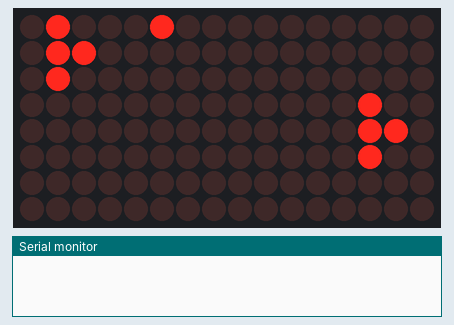
Recording of a sketch running on a simulated ATtiny85, built with avr-gcc and run on an emulated ATtiny85. On the bench: 16×8 LED matrix, the last lines printed to the serial monitor.

Above: at 0.06 s.
At 0.48 s:
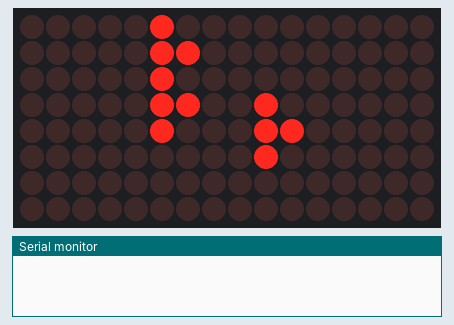
At 0.91 s:
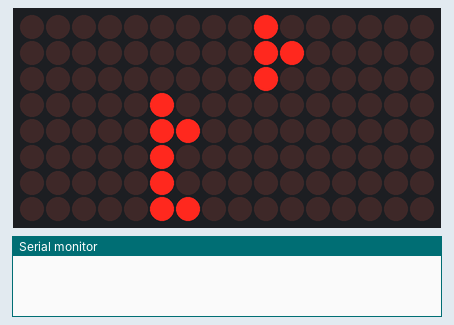
At 1.7 s:
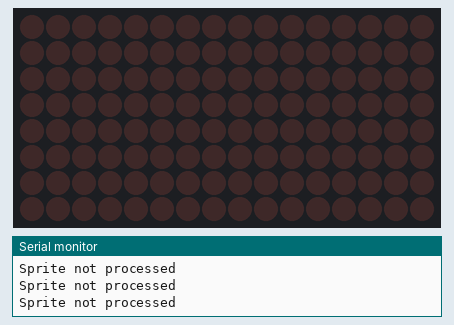
At 2.93 s:
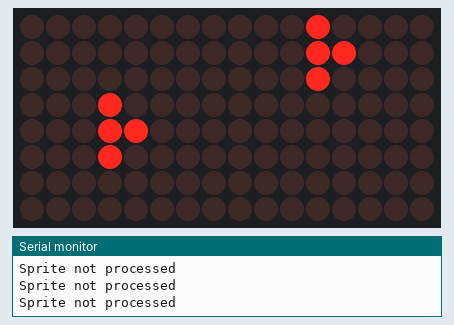
At 4.26 s:
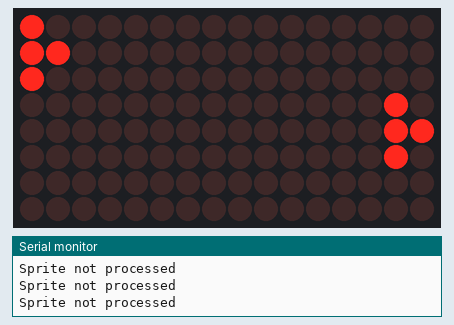

Measured:
- by itself, everything shown: repeats every 4.5 s, in 32 steps
- what the display in image 3 shows lasts 0.9 s, from 1.6 s to 2.5 s
- what the display in image 5 shows lasts 0.4 s, from 4.1 s to 4.5 s

The sketch:

MAXNGC6822.ino
```cpp
// (licence header left out)
#include "Arduino.h"
#include "LedControl.h"

#include "GlobalConstants.h"

#include "Display.h"
#include "Sprite.h"


Display mainDisplay = Display();
Sprite testSprite = Sprite(0x8C80, positionMake(0, 0), true);
Sprite testSprite2 = Sprite(0x8C80, positionMake(14, 3), true);
Sprite testSprite3 = Sprite(0x8C80, positionMake(5, -3), true);

void setup() {

   // Serial.begin(9600);

   // mainDisplay.test();


}

void loop() {

    for (int pos = 0; pos < 18; pos++) {

        testSprite.moveSprite(1, 0);
        testSprite2.moveSprite(-1, 0);
        testSprite3.moveSprite(0, 1);
        mainDisplay.clearDisplayMemory();
        mainDisplay.drawSprite(testSprite);
        mainDisplay.drawSprite(testSprite2);
        mainDisplay.drawSprite(testSprite3);
        mainDisplay.update();
        delay(100);

    }

    delay(300);

    for (int pos = 0; pos < 18; pos++) {

        testSprite.moveSprite(-1, 0);
        testSprite2.moveSprite(1, 0);
        testSprite3.moveSprite(0, -1);
        mainDisplay.clearDisplayMemory();
        mainDisplay.drawSprite(testSprite);
        mainDisplay.drawSprite(testSprite2);
        mainDisplay.drawSprite(testSprite3);
        mainDisplay.update();
        delay(100);

    }

    delay(300);
}
```

Display.cpp
```cpp
// (licence header left out)
#include "Display.h"
#include <array>

Display::Display() {

    _ledControl = new LedControl(12, 11, 10, 2);

    for (int displayIndex = 0; displayIndex < 2; displayIndex++) {
        _ledControl->shutdown(displayIndex, false);
        _ledControl->setIntensity(displayIndex, 5);
    }

    clearDisplay();

    currentDisplayBounds = displayBounds();
}


void Display::draw(Sprite *sprites) {

    clearDisplay();

    for (int spriteIndex = 0; spriteIndex < kMaxNumberOfSprites; spriteIndex++) {

            if (sprites[spriteIndex].isSpriteEnabled() && sprites[spriteIndex].isSpriteInDisplayBounds()) {

                //draw sprite

                bounds spriteBounds = sprites[spriteIndex].getSpriteBounds();
                bounds _displayBounds = displayBounds();

                int startDisplayLine = spriteBounds.topEdge < _displayBounds.topEdge ? _displayBounds.topEdge : spriteBounds.topEdge;
                int endDisplayLine = spriteBounds.bottomEdge > _displayBounds.bottomEdge ? _displayBounds.bottomEdge : spriteBounds.bottomEdge;

                for (int lineIndex = startDisplayLine; lineIndex <= endDisplayLine; lineIndex++) {

                    byte leftDisplayLine = lowByte(_displayLines[lineIndex]);
                    byte rightDisplayLine = highByte(_displayLines[lineIndex]);

                    byte spriteTextureLine = sprites[spriteIndex].getTextureLineAtIndex(lineIndex - spriteBounds.topEdge);
                    leftDisplayLine = leftDisplayLine | spriteTextureLine >> spriteBounds.leftEdge;
                    rightDisplayLine = rightDisplayLine | spriteTextureLine >> spriteBounds.leftEdge;

                    word displayLine = displayLine | leftDisplayLine << 8 | rightDisplayLine;

                    _displayLines[lineIndex] = displayLine;


                }

            }

    }
}


void Display::drawSprite(Sprite sprite) {

    if (sprite.isSpriteEnabled() && sprite.isSpriteInDisplayBounds()) {

        //draw sprite

        bounds spriteBounds = sprite.getSpriteBounds();
        bounds _displayBounds = displayBounds();

        int startDisplayLine = spriteBounds.topEdge < _displayBounds.topEdge ? _displayBounds.topEdge : spriteBounds.topEdge;
        int endDisplayLine = spriteBounds.bottomEdge > _displayBounds.bottomEdge ? _displayBounds.bottomEdge : spriteBounds.bottomEdge;

        for (int lineIndex = startDisplayLine; lineIndex < endDisplayLine; lineIndex++) {


            byte spriteTextureLine = sprite.getTextureLineAtIndex(lineIndex - spriteBounds.topEdge);

            word spriteTextureLineDisplayWidth = spriteTextureLine << 8;

            word displayLine = _displayLines[lineIndex];


            if (spriteBounds.leftEdge >= 0) {

                displayLine = displayLine | spriteTextureLineDisplayWidth >> spriteBounds.leftEdge;

            } else {

                displayLine = displayLine | spriteTextureLineDisplayWidth << abs(spriteBounds.leftEdge);
            }

            _displayLines[lineIndex] = displayLine;

        }

    } else {


         Serial.println("Sprite not processed");

    }

}

void Display::update(){


    for (int lineIndex = 0; lineIndex < 8; lineIndex++) {

        byte leftDisplayLine = highByte(_displayLines[lineIndex]);
        byte rightDisplayLine = lowByte(_displayLines[lineIndex]);

        _ledControl->setRow(0, lineIndex, leftDisplayLine);
        _ledControl->setRow(1, lineIndex, rightDisplayLine);
    }


}

void Display::clearDisplay() {

    for (int lineIndex = 0; lineIndex < 8; lineIndex++) {

        _displayLines[lineIndex] = 0;
    }

    for (int displayIndex = 0; displayIndex < getDisplaysCount(); displayIndex++) {

        _ledControl->clearDisplay(displayIndex);
    }


}

void Display::clearDisplayMemory() {

    for (int lineIndex = 0; lineIndex < 8; lineIndex++) {

        _displayLines[lineIndex] = 0;
    }

}

void Display::test(){

    for (int displayIndex = 0; displayIndex < getDisplaysCount(); displayIndex++) {

        for (int lineIndex = 0; lineIndex < 8; lineIndex++) {


            _ledControl->setRow(displayIndex, lineIndex, B11111111);
            delay(50);
            _ledControl->setRow(displayIndex, lineIndex, B00000000);

        }
    }

}


int Display::getDisplaysCount() {

    return _ledControl->getDeviceCount();
}
```

Display.h
```cpp
// (licence header left out)
#ifndef __MAXNGC6822__Display__
#define __MAXNGC6822__Display__

//#include <stdio.h>

#include <Arduino.h>
#include "GlobalConstants.h"
#include "LedControl.h"
#include "Sprite.h"

class Display {

public:

    Display();

    void draw(Sprite *sprites);

    void drawSprite(Sprite sprite);
    void update();

    void test();
    void clearDisplay();
    void clearDisplayMemory();

    int getDisplaysCount();


private:

    LedControl* _ledControl;
    word _displayLines[8];
    bounds currentDisplayBounds;


};

#endif /* defined(__MAXNGC6822__Display__) */
```

Engine.cpp
```cpp
// (licence header left out)
#include "Engine.h"
```

Engine.h
```cpp
// (licence header left out)
#ifndef __MAXNGC6822__Engine__
#define __MAXNGC6822__Engine__

//#include <stdio.h>
#include <Arduino.h>
#include "GlobalConstants.h"
#include "Sprite.h"
#include "Display.h"

class Engine {

public:

private:

    Sprite _sprites[kMaxNumberOfSprites];


};

#endif /* defined(__MAXNGC6822__Engine__) */
```

GlobalConstants.cpp
```cpp
// (licence header left out)
#include "GlobalConstants.h"
```

GlobalConstants.h
```cpp
// (licence header left out)
#ifndef __MAXNGC6822__GlobalConstants__
#define __MAXNGC6822__GlobalConstants__

//#include <stdio.h>


#define kMaxNumberOfSprites     20

#define kSpriteWidth            4
#define kSpriteHeight           4

#define kDisplayWidth           16
#define kDisplayHeight          8


//position
struct position {
    int x, y;
};


static inline position positionMake(int x, int y){

    position position;
    position.x = x;
    position.y = y;

    return position;
}

//bounds
struct bounds {
    int leftEdge;
    int rightEdge;
    int bottomEdge;
    int topEdge;
};

static inline bounds boundsMake(int originX, int originY, int width, int  height){

    bounds resultBounds;
    resultBounds.leftEdge = originX;
    resultBounds.topEdge = originY;
    resultBounds.rightEdge = originX + width;
    resultBounds.bottomEdge = originY + height;

    return resultBounds;
}

static inline bounds displayBounds() {

    return boundsMake(0, 0, kDisplayWidth, kDisplayHeight);

}


#endif /* defined(__MAXNGC6822__GlobalConstants__) */
```

Sprite.cpp
```cpp
// (licence header left out)
#include "Sprite.h"

Sprite::Sprite(){

    //basic constructor

    _texture = 0;
    _position = positionMake(0, 0);
    _bounds = boundsMake(_position.x, _position.y, kSpriteWidth, kSpriteHeight);
    _enabled = false;


}

Sprite::Sprite(const Sprite &my){

    //copy constructor

    _texture = my._texture;
    _position = my._position;
    _bounds = my._bounds;
    _enabled = my._enabled;
}

Sprite::Sprite(word texture, position position, bool enabled) {

    //advanced constructor

    _texture = texture;
    _position = position;
    _bounds = boundsMake(_position.x, _position.y, kSpriteWidth, kSpriteHeight);
    _enabled = enabled;

}

void Sprite::setSpriteTexture(word texture) {

    _texture = texture;

}

word Sprite::getSpriteTexture() {

    return _texture;
}

void Sprite::setSpritePosition(position position) {

    _position = position;
}


position Sprite::getSpritePosition() {

    return _position;
}

void Sprite::setSpriteEnabled(bool enabled) {

    _enabled = enabled;
}

bool Sprite::isSpriteEnabled(){

    return _enabled;
}

bounds Sprite::getSpriteBounds() {

    return _bounds;
}

byte Sprite::getTextureLineAtIndex(byte index) {

    switch (index) {
        case 0:
            return highByte(_texture) & B11110000;
            break;

        case 1:
            return (highByte(_texture) & B00001111) << 4;
            break;

        case 2:
            return lowByte(_texture) & B11110000;
            break;

        case 3:
            return (lowByte(_texture) & B00001111) << 4;
            break;

        default:
            return 0;
            break;
    }


}

void Sprite::moveSprite(int offsetX, int offsetY) {

    _position.x += offsetX;
    _position.y += offsetY;
    _bounds = boundsMake(_position.x, _position.y, kSpriteWidth, kSpriteHeight);
}

bool Sprite::isSpriteInDisplayBounds(){

    bounds _displayBounds = displayBounds();

    if (_bounds.topEdge > _displayBounds.bottomEdge ||
        _bounds.bottomEdge < _displayBounds.topEdge ||
        _bounds.leftEdge > _displayBounds.rightEdge ||
        _bounds.rightEdge < _displayBounds.leftEdge    ) {

        return false;

    } else {

        return true;
    }
}

Sprite::~Sprite() {

    //destructor
}
```

Sprite.h
```cpp
// (licence header left out)
#ifndef __MAXNGC6822__Sprite__
#define __MAXNGC6822__Sprite__

#include <Arduino.h>
#include "GlobalConstants.h"

class Sprite {

private:

    word _texture; // 4x4 pixels
    position _position;
    bounds _bounds;
    bool _enabled;

public:

    Sprite();
    Sprite(const Sprite &my);

    Sprite(word texture, position position, bool enabled);

    void setSpriteTexture(word texture);
    word getSpriteTexture();

    void setSpritePosition(position position);
    position getSpritePosition();

    void setSpriteEnabled(bool enabled);
    bool isSpriteEnabled();

    bounds getSpriteBounds();
    byte getTextureLineAtIndex(byte index);

    void moveSprite(int offsetX, int offsetY);
    bool isSpriteInDisplayBounds();

    ~Sprite();


};

#endif /* defined(__MAXNGC6822__Sprite__) */
```
